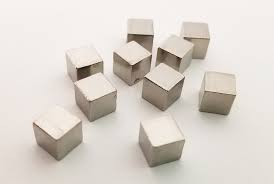
#> input picture hhh.jpg, 274 x 184 px
$ jupyter execute 'count cubes.ipynb'
#> lines starting #> are read from the running program, lines starting #| are printed output that depends on the picture; after the words box and inside, x2 and y2 are one past the last pixel; in counts of white or black regions, pixels touching at a corner belong together
[cell 1]
#count cubes
import cv2
import numpy as np
import imutils

kernel = np.ones((3,3),np.uint8)

img=cv2.imread('hhh.jpg')
#> img is the input picture: shape (184, 274, 3); mean B, G, R 204.5, 211.6, 218.6
blur = cv2.bilateralFilter(img,9,75,75)
blur2=cv2.bilateralFilter(blur,9,75,75)


gray=cv2.cvtColor(blur2,cv2.COLOR_BGR2GRAY)
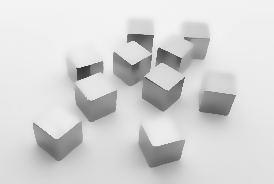
#> gray: shape (184, 274); min 50, max 243, mean 213.1
ret2,thresh2=cv2.threshold(gray,160,255,cv2.THRESH_BINARY_INV)
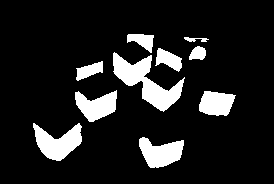
#> thresh2: shape (184, 274); 12.5% white; 10 white regions, largest, box (x1, y1, x2, y2) and area: (113, 52, 185, 112) 1626, (33, 123, 82, 161) 1051, (139, 137, 184, 168) 902


erosion=cv2.erode(thresh2,kernel,iterations=2)
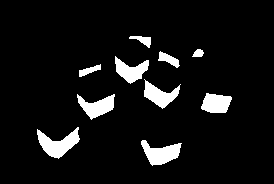
#> erosion: shape (184, 274); 7.3% white; 10 white regions

cnts = cv2.findContours(erosion, cv2.RETR_EXTERNAL,cv2.CHAIN_APPROX_SIMPLE)
#> cnts = 10 contours; largest, box (x1, y1, x2, y2) and area: (37, 127, 80, 159) 600, (141, 140, 182, 166) 535, (77, 94, 115, 120) 458, (144, 79, 181, 109) 452, (115, 56, 149, 84) 434

cnts = imutils.grab_contours(cnts)
for c in cnts:
    cv2.drawContours(img, [c], -1, (200, 200, 0), 3)
#> this loop made 10 passes
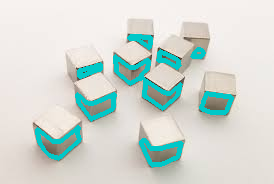
#> img: shape (184, 274, 3); 7.33% of pixels changed, all inside (x1, y1, x2, y2) = (35, 34, 234, 168)

text = "I found {} objects!".format(len(cnts))
#> text = 'I found 10 objects!'
cv2.putText(img, text, (5, 25),  cv2.FONT_HERSHEY_SIMPLEX, 0.5,(200, 200, 0), 2)
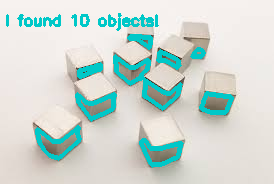
#> img: shape (184, 274, 3); 1.86% of pixels changed, all inside (x1, y1, x2, y2) = (6, 13, 159, 31)


cv2.imshow('p',img)
cv2.waitKey(0)
cv2.destroyAllWindows()
